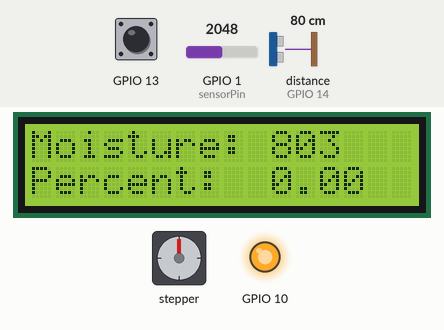
A sketch run on a simulated ESP32-S3. Shown: 16×2 character LCD, stepper motor, output pins drawn as LEDs (lit = HIGH). Wiring (inferred from the names in the program): ultrasonic range finder: trigger GPIO 2; echo GPIO 14. The inputs (shaded band) are chosen by the test bench; at power-on: GPIO 13 HIGH, distance to the obstacle (sensor on GPIO 14) 80 cm, GPIO 1 (sensorPin) = 2048. The echo pulse lasts 58.3 µs per cm; stepper angles assume 200 steps per turn; pins used as bus, display or sensor lines are not drawn; what the sketch prints to the serial monitor is not drawn.

Above: at 1.2 s.
1.3 s: GPIO 13 pulled LOW for 0.3 s
At 1.51 s:
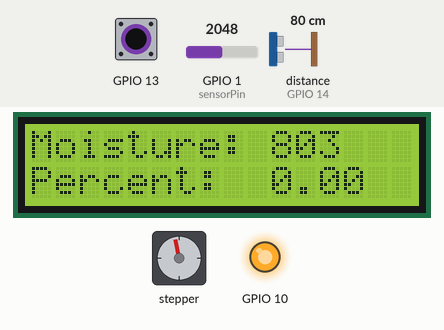
3.7 s: distance to the obstacle (sensor on GPIO 14) set to 2 cm
At 4.7 s:
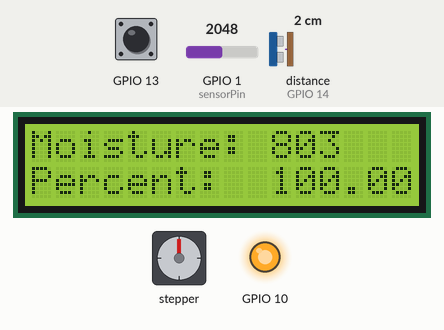
6.7 s: distance to the obstacle (sensor on GPIO 14) set to 4 cm
At 7.4 s:
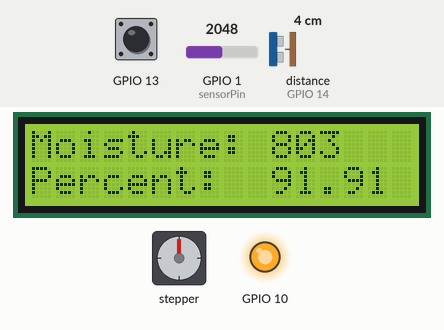
9.7 s: GPIO 1 (sensorPin) set to 0
12.7 s: GPIO 1 (sensorPin) set to 491
At 13.4 s:
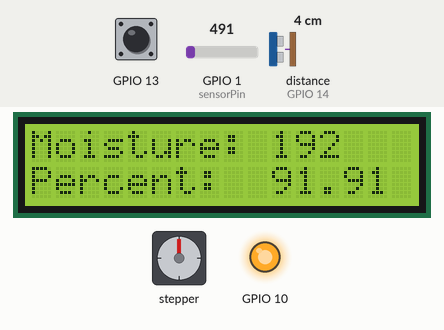
15.7 s: distance to the obstacle (sensor on GPIO 14) set to 18 cm
At 17.0 s:
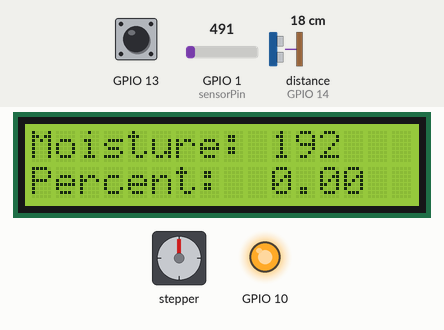
Timing chart, 0 to 18.7 s (numbered marks = the images above; inputs shaded):
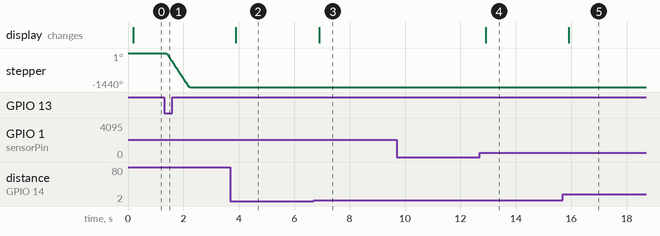

The sketch:

IoT-Project-Feeder.ino
```cpp
#include "ultra-sonic.h"
#include "water-monitor.h"
#include "StepperMotorCode.h"
#include "lcd-display.h"

StepperMotor feeder(0, 50, 12, 15);
int targetFoodAmount = 0; // Received from ESP32

void setup() {
    Serial.begin(9600); // Default Hardware Serial
    feeder.setup();
    ultraSonic.setup();
    lcdDisplay.setup();
    pinMode(10, OUTPUT);
    digitalWrite(10, HIGH);
}

void loop() {
  // 1. Receive data from ESP32
  if (Serial.available()) {
    String command = Serial.readStringUntil('\n');

    // Parse target food amount
    int foodPos = command.indexOf("SETFOOD:");
    if (foodPos != -1) {
      targetFoodAmount = command.substring(foodPos + 8).toInt();
    }

    // New: Parse the manual Feed command
    if (command.indexOf("FEED:1") != -1) {
      feeder.feed(); // Trigger the motor
    }
  }

  // 2. Existing Sensor Logic
  ultraSonic.loop();
  waterMonitor.loop();

  int moisture = waterMonitor.outputValue;
  float foodPercent = ultraSonic.distancePrecent;

  // 3. Send sensor data back to ESP32 for the Web Dashboard
  // Format: W:[moisture],F:[foodPercent]
  Serial.print("W:");
  Serial.print(moisture);
  Serial.print(",F:");
  Serial.println(foodPercent);

  // 4. Feeder Logic
  if (digitalRead(13) == LOW) {
    feeder.feed();
  }

  // Visuals and Controls
  lcdDisplay.printMoisture(moisture, foodPercent);
  digitalWrite(10, (moisture > 50) ? HIGH : LOW);

  delay(100);
}
```

StepperMotorCode.h
```cpp
#include <SpeedyStepper.h>


SpeedyStepper stepper;

class StepperMotor {
  private:
  int foodWeight;
  int foodWeightGoal;
  int DIR_PIN;
  int STEP_PIN;


  public:
  StepperMotor(int weight, int max_weight, int dir_pin, int step_pin) {
    foodWeight = weight;
    foodWeightGoal = max_weight;
    DIR_PIN = dir_pin;
    STEP_PIN = step_pin;
  }

    bool catFed = false;
    int counter = 0;

  void setup() {
    Serial.begin(9600);

    stepper.connectToPins(STEP_PIN, DIR_PIN);

    // Set motion parameters
    stepper.setStepsPerRevolution(1600);
    stepper.setSpeedInStepsPerSecond(1000);
    stepper.setAccelerationInStepsPerSecondPerSecond(10000);

    Serial.println("Stepper ready");

    pinMode(13, INPUT_PULLUP);
  }

  void feed() {
    Serial.println("Feeding started");

    // while (foodWeight <= foodWeightGoal) {
    //   if (foodWeight % 10 == 0) {
    //     Serial.print(foodWeight);
    //     Serial.println(" g has been given");
    //   }
    //   stepper.moveRelativeInSteps(50);
    //   foodWeight++;
    //   delay(1);

    // catFed = true;
    // Serial.print("The cat's hunger has been satisfied... for now.");
    // foodWeight = 0;
    stepper.moveRelativeInRevolutions(-0.5);
    Serial.println("Feeding finished");
  }

  void loop() {
    int buttonPressed = digitalRead(12);

    if (buttonPressed == LOW) {
      feed();
    }

    delay(50);
  }
};
```

ultra-sonic.h
```cpp
class UltraSonic {
  public:
    const int trigPin = 2;
    const int echoPin = 14;
    const float emptyDistance = 15.00f;
    const float minDistance = 2.80f;
    float duration, distance, distancePrecent;
    void setup() {
      pinMode(trigPin, OUTPUT);
      pinMode(echoPin, INPUT);
    }

    void loop() {
      digitalWrite(trigPin, LOW);
      delayMicroseconds(2);
      digitalWrite(trigPin, HIGH);
      delayMicroseconds(10);
      digitalWrite(trigPin, LOW);

      duration = pulseIn(echoPin, HIGH);
      distance = (duration*.0343)/2;

      distancePrecent = 100 - std::max(std::min((distance - minDistance) / emptyDistance * 100, 100.00f), 0.0f);

      //Serial.print("Distance: ");
      //Serial.print();
      //Serial.println("%");
      //Serial.println(distance);
      delay(100);
    }
};

UltraSonic ultraSonic;
```

water-monitor.h
```cpp
class WaterMonitor
{
private:
    const int sensorPin = A0;
    float duration, distance;

public:
    int outputValue;

    void loop()
    {
        int sensorValue = analogRead(sensorPin);
        if (sensorValue > 0)
        // Serial.println(sensorValue);
        {
            outputValue = map(sensorValue, 0, 650, 0, 255);
            Serial.print("Humidity: ");
            Serial.println(outputValue);
        }
    }
};

WaterMonitor waterMonitor;
```

lcd-display.h
```cpp
#include <LiquidCrystal_I2C.h>


LiquidCrystal_I2C lcd(0x27, 16, 2);

// void setup() {
//   Serial.begin(9600);

//   ledcSetup(0, 2000, 8);
//   ledcAttachPin(buzzer, 0);

//   lcd.init();
//   lcd.backlight();
// }

// void loop() {
//   gameSystem();
// }

// void gameSystem(){
//     while (gameSelector == 0){
//         int potValue = analogRead(potentiometer);
//         int startButtonstate = digitalRead(startButton);

//         if (potValue < 1365) {
//             lcd.setCursor(0, 0);
//             lcd.print("Select Gamemode           ");

//             lcd.setCursor(0, 1);
//             lcd.print("Classic                              ");

//         } else if (potValue < 2730) {
//             lcd.setCursor(0, 0);
//             lcd.print("Select Gamemode           ");

//             lcd.setCursor(0, 1);
//             lcd.print("PVP            ");

//         } else  {
//             lcd.setCursor(0, 0);
//             lcd.print("Select Gamemode               ");

//             lcd.setCursor(0, 1);
//             lcd.print("TEAM                    ");
//         }

//         if(potValue<1365 && startButtonstate == LOW){
//             gameSelector = 1;
//             gamemode = 1;
//             finished = false;
//         } else if(potValue<2730 && startButtonstate == LOW){
//             gameSelector = 2;
//             gamemode = 2;
//             finished = false;
//         } else if(startButtonstate == LOW){
//             gameSelector = 3;
//             gamemode = 3;
//             finished = false;
//         }

class LCDDisplay {
  public:
    float moisture;

    void setup() {
      Wire.begin(4, 5);   // SDA, SCL
      lcd.init();
      lcd.backlight();
    }

    void loop() {
    }

    void printMoisture (int moisture, float foodPercent) {
      moisture = moisture;
      foodPercent = foodPercent;

      lcd.clear();
      lcd.setCursor(0, 0);
      lcd.print("Moisture: ");
      lcd.print(moisture);

      lcd.setCursor(0, 1);
      lcd.print("Percent:  ");
      lcd.print(foodPercent);
    }
};

LCDDisplay lcdDisplay;
```

Measured:
- after the input at 1.3 s, stepper: turns 1440° counter-clockwise in 0.90 s, starting at once
- after the input at 3.7 s, the display: changes after 0.20 s (image 2)
- after the input at 6.7 s, the display: changes after 0.21 s (image 3)
- after the input at 9.7 s, every drawn part: stays the same
- after the input at 12.7 s, the display: changes after 0.22 s (image 4)
- after the input at 15.7 s, the display: changes after 0.22 s (image 5)
